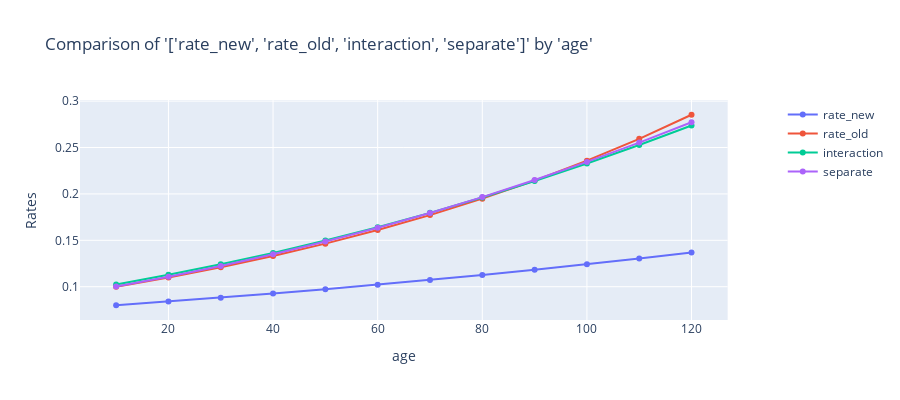

The notebook cell saved with this chart:
### Code cell
charters.compare_rates(
    merge_old,
    x_axis="age",
    rates=["rate_new", "rate_old", "interaction", "separate"],
)

### Figure 1 — Plotly figure (JSON) as saved in the notebook; plotly's stock layout.template omitted (floating-point values rounded to 4 significant figures)
{"data": [{"mode": "lines+markers", "name": "rate_new", "type": "scatter", "x": [10, 20, 30, 40, 50, 60, 70, 80, 90, 100, 110, 120], "xaxis": "x", "y": [0.08, 0.084, 0.0882, 0.09261, 0.09724, 0.1021, 0.1072, 0.1126, 0.1182, 0.1241, 0.1303, 0.1368], "yaxis": "y"}, {"mode": "lines+markers", "name": "rate_old", "type": "scatter", "x": [10, 20, 30, 40, 50, 60, 70, 80, 90, 100, 110, 120], "xaxis": "x", "y": [0.1, 0.11, 0.121, 0.1331, 0.1464, 0.1611, 0.1772, 0.1949, 0.2144, 0.2358, 0.2594, 0.2853], "yaxis": "y"}, {"mode": "lines+markers", "name": "interaction", "type": "scatter", "x": [10, 20, 30, 40, 50, 60, 70, 80, 90, 100, 110, 120], "xaxis": "x", "y": [0.1023, 0.1128, 0.1241, 0.1364, 0.1498, 0.1641, 0.1796, 0.1962, 0.2139, 0.2327, 0.2527, 0.2738], "yaxis": "y"}, {"mode": "lines+markers", "name": "separate", "type": "scatter", "x": [10, 20, 30, 40, 50, 60, 70, 80, 90, 100, 110, 120], "xaxis": "x", "y": [0.1002, 0.1108, 0.1224, 0.135, 0.1487, 0.1635, 0.1794, 0.1966, 0.2149, 0.2345, 0.2553, 0.2772], "yaxis": "y"}], "layout": {"height": 400, "title": {"text": "Comparison of '['rate_new', 'rate_old', 'interaction', 'separate']' by 'age'"}, "xaxis": {"anchor": "y", "domain": [0, 0.94], "title": {"text": "age"}}, "yaxis": {"anchor": "x", "domain": [0, 1], "title": {"text": "Rates"}, "type": "-"}, "yaxis2": {"anchor": "x", "overlaying": "y", "side": "right"}}}
